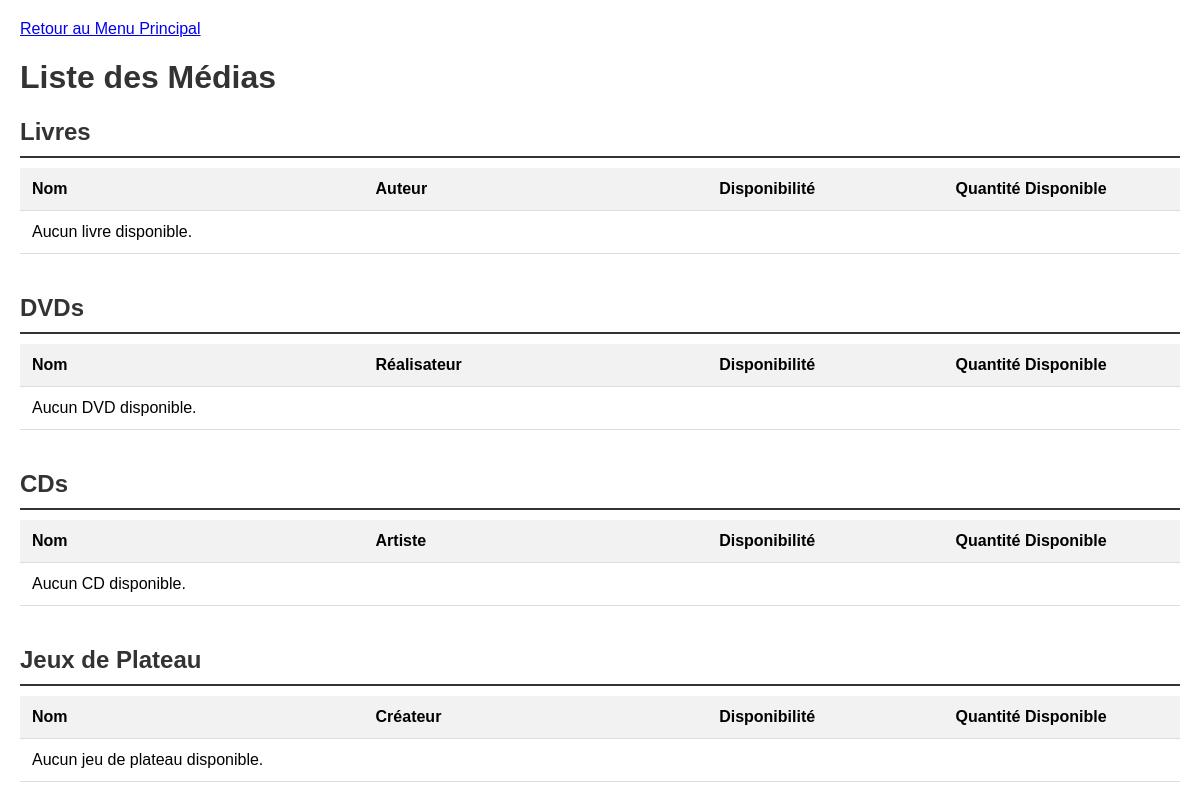
Page /membre/medias/ on the earlier database version.
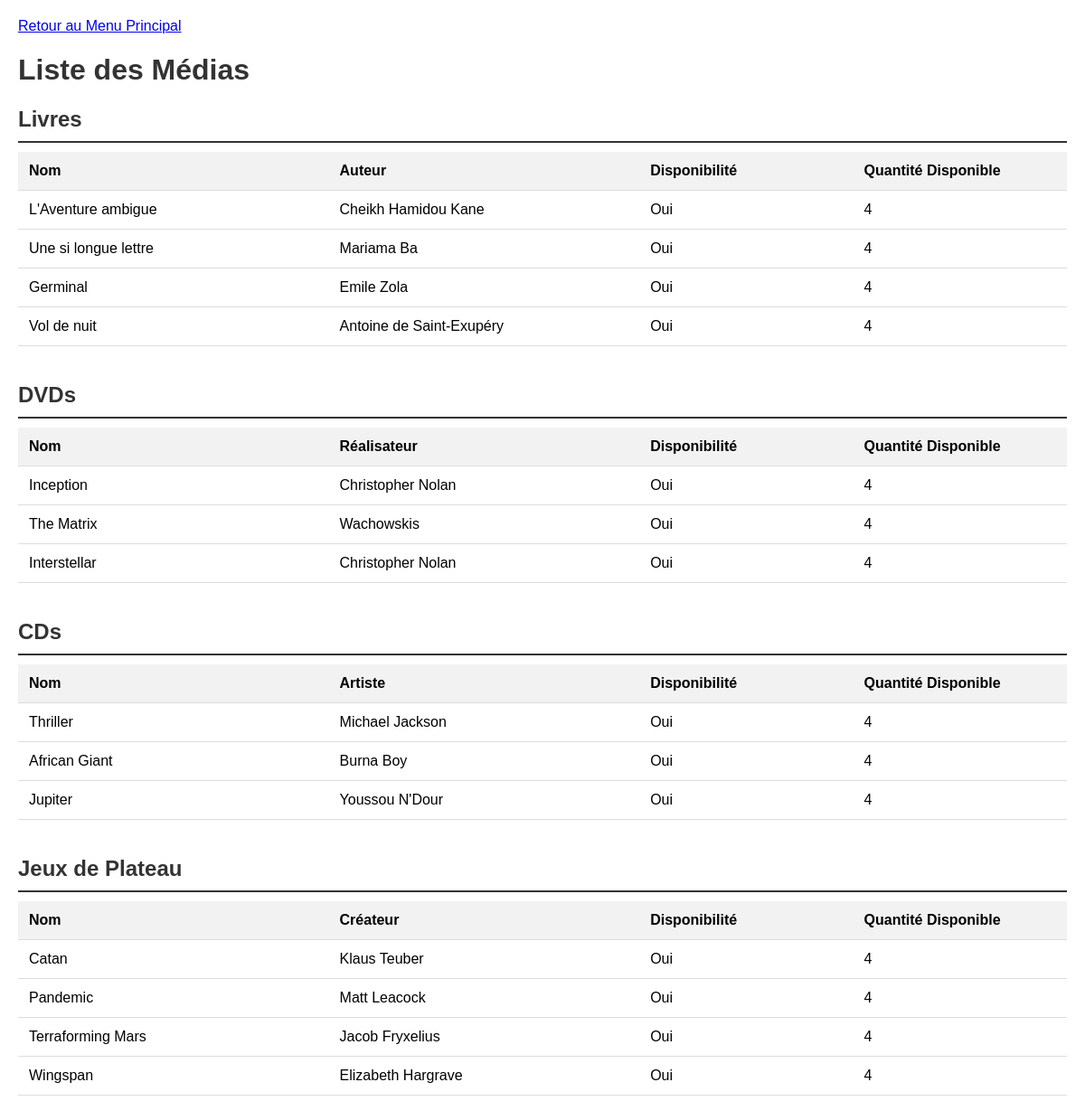
Same page on the later database version.
### membre/models.py (models this page shows, shortened)
class Media(models.Model):
    quantite_disponible = models.PositiveIntegerField(default=1)  # Quantité disponible pour emprunt
    nom = models.CharField(max_length=100)
    disponible = models.BooleanField(default=True)
    date_emprunt = models.DateTimeField(null=True, blank=True)
    date_retour = models.DateTimeField(null=True, blank=True)

class Livre(Media):
    auteur = models.CharField(max_length=100)

class Media(models.Model):
    quantite_disponible = models.PositiveIntegerField(default=1)  # Quantité disponible pour emprunt
    nom = models.CharField(max_length=100)
    disponible = models.BooleanField(default=True)
    date_emprunt = models.DateTimeField(null=True, blank=True)
    date_retour = models.DateTimeField(null=True, blank=True)

class DVD(Media):
    realisateur = models.CharField(max_length=100)

class CD(Media):
    artiste = models.CharField(max_length=100)

class JeuDePlateau(Media):
    createur = models.CharField(max_length=100)

### membre/views.py (the view)
# urls.py: path('medias/', views.liste_medias, name='liste_medias'),
def liste_medias(request):
    livres = Livre.objects.all()
    dvds = DVD.objects.all()
    cds = CD.objects.all()
    jeux = JeuDePlateau.objects.all()
    context = {
        'livres': livres,
        'dvds': dvds,
        'cds': cds,
        'jeux': jeux,
    }
    return render(request, 'membre/liste_medias.html', context)

### membre/templates/membre/liste_medias.html (shortened to what the changed rows need)
<!DOCTYPE html>
<html lang="fr">
<head>
</head>
<body>
    <h1>Liste des Médias</h1>
    <div class="table-container">
        <h2>Livres</h2>
        <table>
            <thead>
                <tr>
                    <th>Nom</th>
                    <th>Auteur</th>
                    <th>Disponibilité</th>
                    <th>Quantité Disponible</th>
                </tr>
            </thead>
            <tbody>
                {% for livre in livres %}
                    <tr>
                        <td>{{ livre.nom }}</td>
                        <td>{{ livre.auteur }}</td>
                        <td>
                            {% if livre.disponible %}
                                Oui
                            {% else %}
                                Non
                            {% endif %}
                        </td>
                        <td>{{ livre.quantite_disponible }}</td>
                    </tr>
                {% empty %}
                    <tr>
                        <td colspan="4">Aucun livre disponible.</td>
                    </tr>
                {% endfor %}
            </tbody>
        </table>
    </div>
    <div class="table-container">
        <h2>DVDs</h2>
        <table>
            <thead>
                <tr>
                    <th>Nom</th>
                    <th>Réalisateur</th>
                    <th>Disponibilité</th>
                    <th>Quantité Disponible</th>
                </tr>
            </thead>
            <tbody>
                {% for dvd in dvds %}
                    <tr>
                        <td>{{ dvd.nom }}</td>
                        <td>{{ dvd.realisateur }}</td>
                        <td>
                            {% if dvd.disponible %}
                                Oui
                            {% else %}
                                Non
                            {% endif %}
                        </td>
                        <td>{{ dvd.quantite_disponible }}</td>
                    </tr>
                {% empty %}
                    <tr>
                        <td colspan="4">Aucun DVD disponible.</td>
                    </tr>
                {% endfor %}
            </tbody>
        </table>
    </div>
    <div class="table-container">
        <h2>CDs</h2>
        <table>
            <thead>
                <tr>
                    <th>Nom</th>
                    <th>Artiste</th>
                    <th>Disponibilité</th>
                    <th>Quantité Disponible</th>
                </tr>
            </thead>
            <tbody>
                {% for cd in cds %}
                    <tr>
                        <td>{{ cd.nom }}</td>
                        <td>{{ cd.artiste }}</td>
                        <td>
                            {% if cd.disponible %}
                                Oui
                            {% else %}
                                Non
                            {% endif %}
                        </td>
                        <td>{{ cd.quantite_disponible }}</td>
                    </tr>
                {% empty %}
                    <tr>
                        <td colspan="4">Aucun CD disponible.</td>
                    </tr>
                {% endfor %}
            </tbody>
        </table>
    </div>
    <div class="table-container">
        <h2>Jeux de Plateau</h2>
        <table>
            <thead>
                <tr>
                    <th>Nom</th>
                    <th>Créateur</th>
                    <th>Disponibilité</th>
                    <th>Quantité Disponible</th>
                </tr>
            </thead>
            <tbody>
                {% for jeu in jeux %}
                    <tr>
                        <td>{{ jeu.nom }}</td>
                        <td>{{ jeu.createur }}</td>
                        <td>
                            {% if jeu.disponible %}
                                Oui
                            {% else %}
                                Non
                            {% endif %}
                        </td>
                        <td>{{ jeu.quantite_disponible }}</td>
                    </tr>
                {% empty %}
                    <tr>
                        <td colspan="4">Aucun jeu de plateau disponible.</td>
                    </tr>
                {% endfor %}
            </tbody>
        </table>
    </div>
</body>
</html>

Differences in the rows shown:
added Livre: nom "L'Aventure ambigue", auteur "Cheikh Hamidou Kane", quantite_disponible "4"
added Livre: nom "Une si longue lettre", auteur "Mariama Ba", quantite_disponible "4"
added Livre: nom "Germinal", auteur "Emile Zola", quantite_disponible "4"
added Livre: nom "Vol de nuit", auteur "Antoine de Saint-Exupéry", quantite_disponible "4"
added DVD: nom "Inception", realisateur "Christopher Nolan", quantite_disponible "4"
added DVD: nom "The Matrix", realisateur "Wachowskis", quantite_disponible "4"
added DVD: nom "Interstellar", realisateur "Christopher Nolan", quantite_disponible "4"
added CD: nom "Thriller", artiste "Michael Jackson", quantite_disponible "4"
added CD: nom "African Giant", artiste "Burna Boy", quantite_disponible "4"
added CD: nom "Jupiter", artiste "Youssou N'Dour", quantite_disponible "4"
added JeuDePlateau: nom "Catan", createur "Klaus Teuber", quantite_disponible "4"
added JeuDePlateau: nom "Pandemic", createur "Matt Leacock", quantite_disponible "4"
added JeuDePlateau: nom "Terraforming Mars", createur "Jacob Fryxelius", quantite_disponible "4"
added JeuDePlateau: nom "Wingspan", createur "Elizabeth Hargrave", quantite_disponible "4"
Other differences:
text no longer shown: "Aucun livre disponible. Aucun DVD disponible. Aucun CD disponible. Aucun jeu de plateau disponible."
